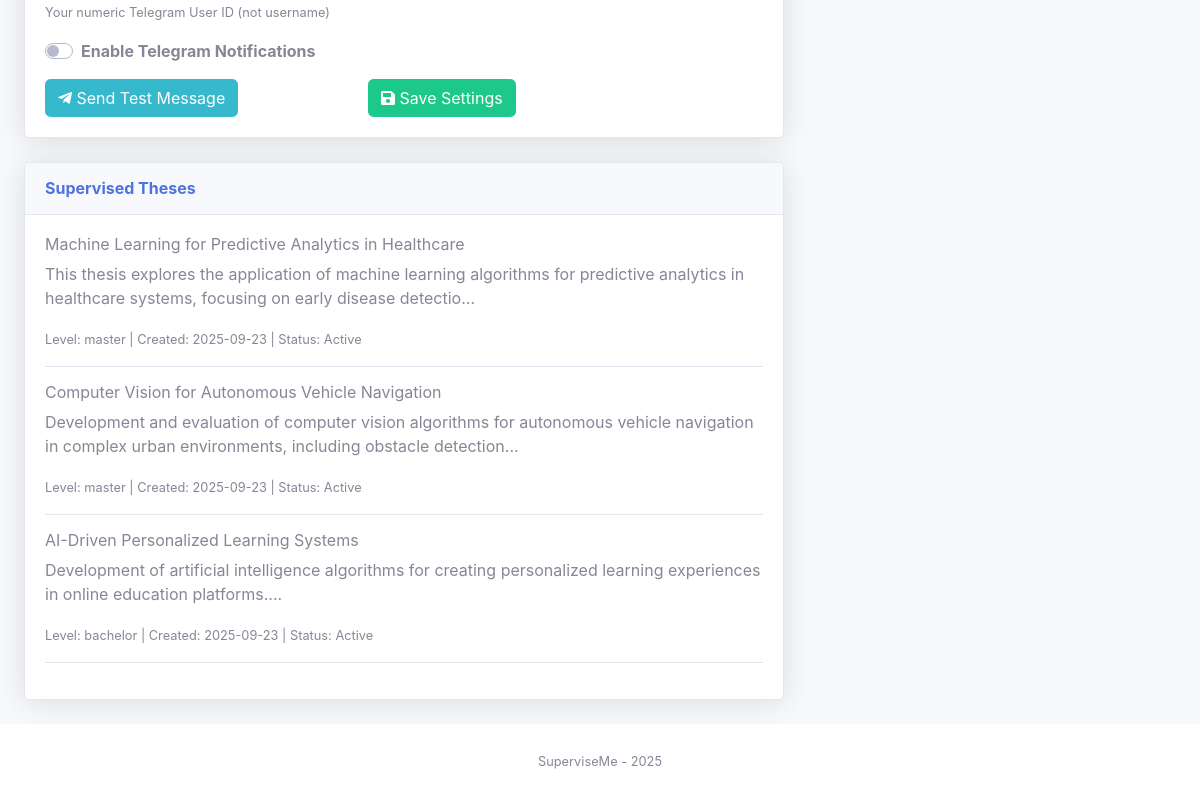
The page /profile (signed in, lower part) on the database as committed earlier.
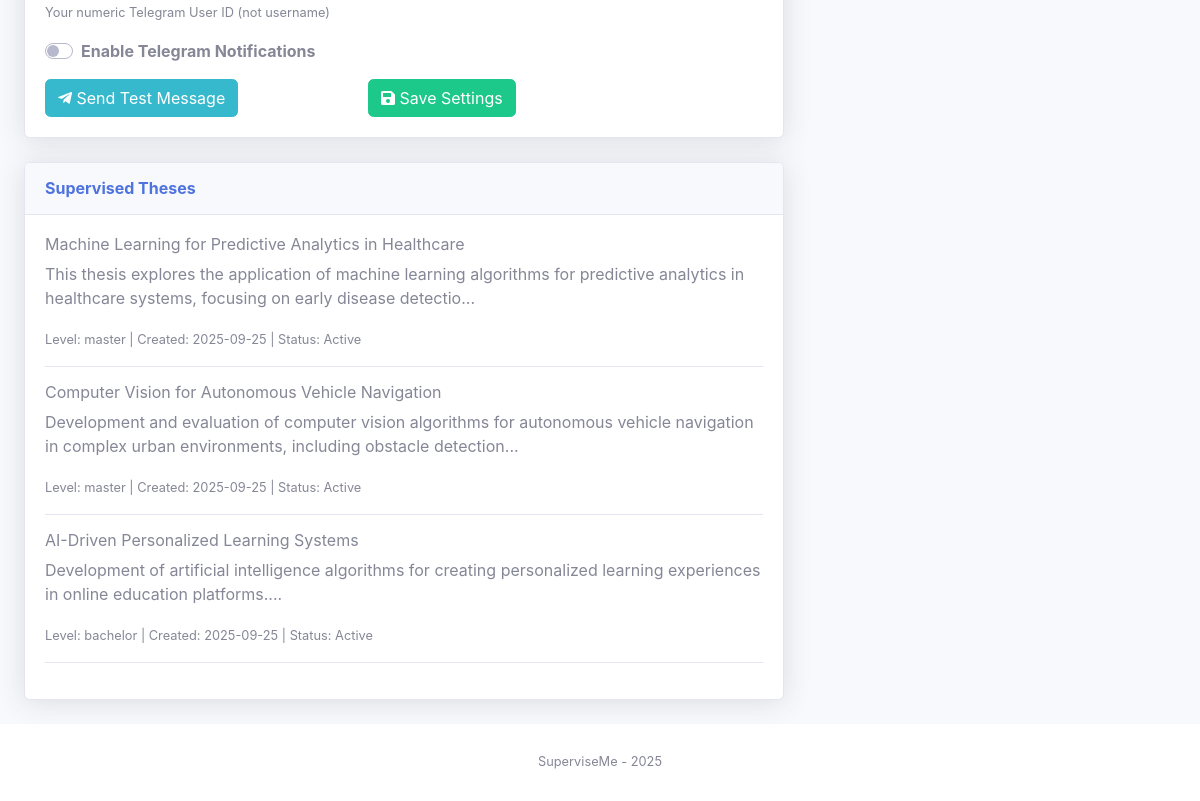
The same page on the database as committed later.
### superviseme/models.py (models this page shows)
class Thesis(db.Model):
    __tablename__ = "thesis"
    id = db.Column(db.Integer, primary_key=True)
    title = db.Column(db.String(100), nullable=False)
    description = db.Column(db.Text, nullable=False)
    author_id = db.Column(db.Integer, db.ForeignKey("user_mgmt.id"), nullable=True)
    frozen = db.Column(db.Boolean, default=False)
    level = db.Column(db.Text, nullable=True)
    created_at = db.Column(db.Integer, nullable=False)

### superviseme/routes/profile.py (the view)
@profile.route("/profile")
@login_required
def profile_page():
    authored_theses = []
    supervised_theses = []
    if current_user.user_type == "student":
        authored_theses = Thesis.query.filter_by(author_id=current_user.id).all()
    elif current_user.user_type == "supervisor":
        supervised_rels = Thesis_Supervisor.query.filter_by(supervisor_id=current_user.id).all()
        supervised_theses = [Thesis.query.get(rel.thesis_id) for rel in supervised_rels if Thesis.query.get(rel.thesis_id)]
    return render_template("/profile.html",
                         user=current_user,
                         authored_theses=authored_theses,
                         supervised_theses=supervised_theses,
                         datetime=datetime.datetime)

### superviseme/utils/logging_config.py (called while the page is built)
def log_request_response(app, loggers):
    @app.before_request
    def log_request_info():
        loggers['access_logger'].info("Request started", extra={
            'event_type': 'request_start',
            'endpoint': request.endpoint,
            'url_rule': str(request.url_rule) if request.url_rule else None,
            'content_length': request.content_length,
            'content_type': request.content_type
        })
    @app.after_request
    def log_response_info(response):
        loggers['access_logger'].info("Request completed", extra={
            'event_type': 'request_end',
            'status_code': response.status_code,
            'content_length': response.content_length,
            'content_type': response.content_type
        })
        return response

### superviseme/templates/profile.html (shortened to what the changed rows need)
{% if user.user_type == 'admin' %}
    {% include 'admin/components/header.html' %}
{% else %}
    <!DOCTYPE html>
    <html lang="en">
    <head>
        <link href="{{ url_for('static', filename='assets/js/vendor/fontawesome-free/css/all.min.css') }}" rel="stylesheet" type="text/css">
        <link href="{{ url_for('static', filename='assets/css/sb-admin-2.min.css') }}" rel="stylesheet">
    </head>
{% endif %}
<body id="page-top">
    <div id="wrapper">
        <div id="content-wrapper" class="d-flex flex-column" {% if user.user_type != 'admin' %}style="margin-left: 0;"{% endif %}>
            <div id="content">
                <div class="container-fluid">
                    <div class="row">
                        <div class="col-xl-8 col-lg-7">
                            {% if user.user_type == "supervisor" and supervised_theses %}
                                <div class="card shadow mb-4">
                                    <div class="card-body">
                                        {% for thesis in supervised_theses %}
                                            <div class="border-bottom mb-3 pb-3">
                                                <h6>{{ thesis.title }}</h6>
                                                <p class="text-muted">{{ thesis.description[:150] }}...</p>
                                                <small class="text-muted">
                                                    Level: {{ thesis.level }} |
                                                    Created: {{ datetime.fromtimestamp(thesis.created_at).strftime('%Y-%m-%d') }} |
                                                    Status: {% if thesis.frozen %}Frozen{% else %}Active{% endif %}
                                                </small>
                                            </div>
                                        {% endfor %}
                                    </div>
                                </div>
                            {% endif %}
                        </div>
                    </div>
                </div>
            </div>
        </div>
    </div>
</body>
</html>

Rows that differ between the two databases and show on the page:
changed Thesis "Machine Learning for Predictive Analytics in Healthcare": fromtimestamp "2025-09-23" → "2025-09-25"
changed Thesis "Computer Vision for Autonomous Vehicle Navigation": fromtimestamp "2025-09-23" → "2025-09-25"
changed Thesis "AI-Driven Personalized Learning Systems": fromtimestamp "2025-09-23" → "2025-09-25"
